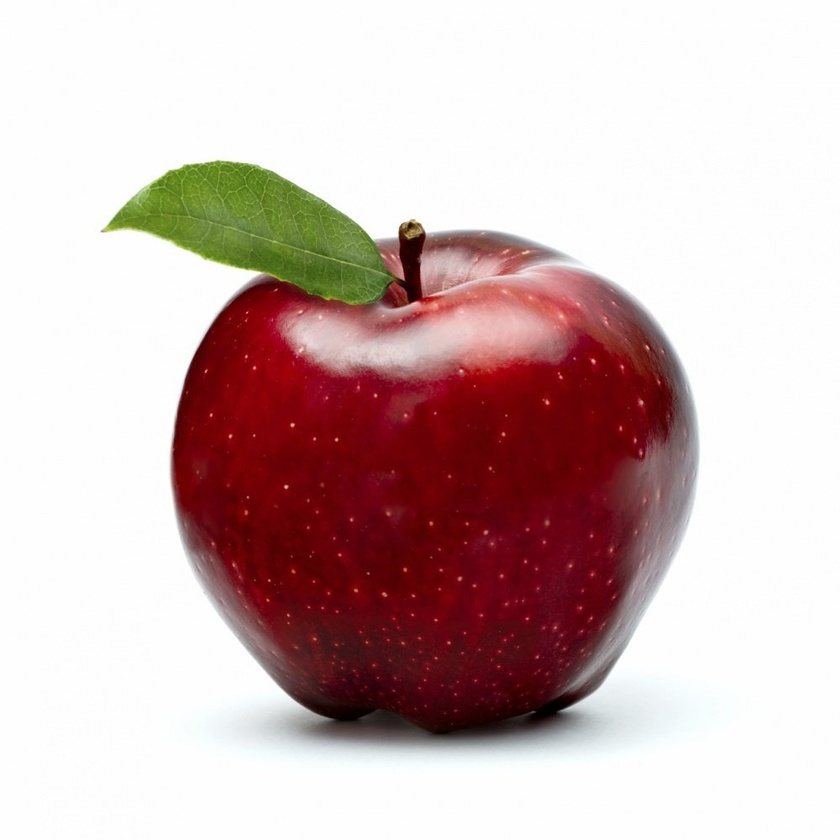
#> input picture color-finder/apple.jpg, 840 x 840 px, shrunk from 1000 x 999 before the run, given in place of the camera
$ python main.py
#> lines starting #> are read from the running program, lines starting #| are printed output that depends on the picture; after the words box and inside, x2 and y2 are one past the last pixel; in counts of white or black regions, pixels touching at a corner belong together
import cv2
import copy


def capture_video(input, window_name):
    """Обработать видео."""
#> called with input = 0, window_name = 'webcam'

    vid = cv2.VideoCapture(input)

    while vid.isOpened:
        ret, frame = vid.read()
#> frame is the input picture: shape (840, 840, 3); mean B, G, R 183.6, 184.5, 207.7

        draw_contours(img=frame, contours=get_contours(frame))

        cv2.imshow(window_name, frame)

        if cv2.waitKey(30) == 27:
            break

    vid.release()


def get_contours(frame):
    """Получить контуры."""

    hue_range = (65, 95)  # отрезок подходящих hue (green)

    frame = copy.deepcopy(frame)

    frame_HSV = cv2.cvtColor(frame, cv2.COLOR_BGR2HSV)
#> frame_HSV: shape (840, 840, 3); mean H, S, V 49.5, 63.3, 209
    frame_threshold = cv2.inRange(frame_HSV, (hue_range[0], 0, 0), (hue_range[1], 255, 255))  # пороговая обработка
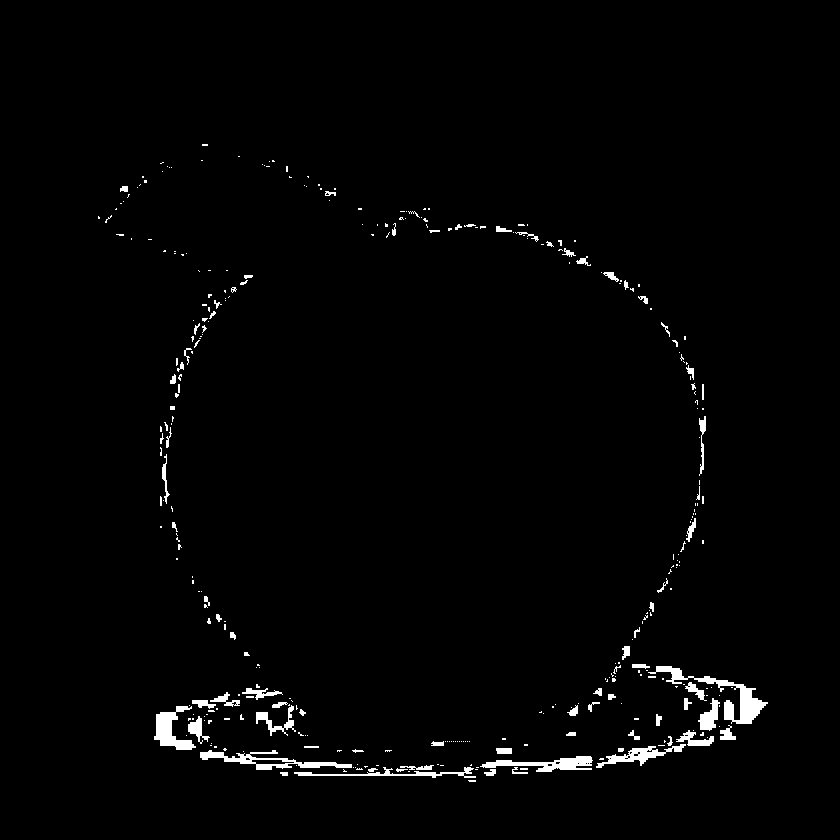
#> frame_threshold: shape (840, 840); 1.6% white; 343 white regions (262 under 20 px)

    cv2.imshow('test', frame_threshold)  # чтоб два окошка было

    contours, hierarchy = cv2.findContours(frame_threshold, cv2.RETR_LIST, cv2.CHAIN_APPROX_NONE)  # ищем все контуры, причес без сглаживания
#> contours = 376 contours, 329 with area under 20; largest, box (x1, y1, x2, y2) and area: (648, 666, 768, 724) 1162, (200, 750, 352, 770) 886, (154, 706, 196, 750) 746, (480, 756, 593, 772) 712, (596, 744, 686, 768) 556

    return contours

def draw_contours(img, contours):
    """Нарисовать контуры."""
    color = (0, 255, 0)  # цвет контура
#> color = (0, 255, 0)

    for cnt in contours:
        x,y,w,h = cv2.boundingRect(cnt)

        if not is_okay_contour(x, y, w, h):
            continue

        cv2.rectangle(img, (x,y), (x+w,y+h), color, 2)
#> this loop made 376 passes
#> (x, y, w, h) on passes 1, 2, 4: (468, 780, 8, 2), (280, 772, 8, 4), (484, 769, 12, 7)


def is_okay_contour(x, y, w, h):
    """Проверка на мусор(шум)."""

    return w * h > 1000


def main():
    capture_video(0, "webcam")
#> (key Esc is pressed here)
    #capture_video("example.mp4", "video")
    cv2.destroyAllWindows()


if __name__ == '__main__':
    main()
